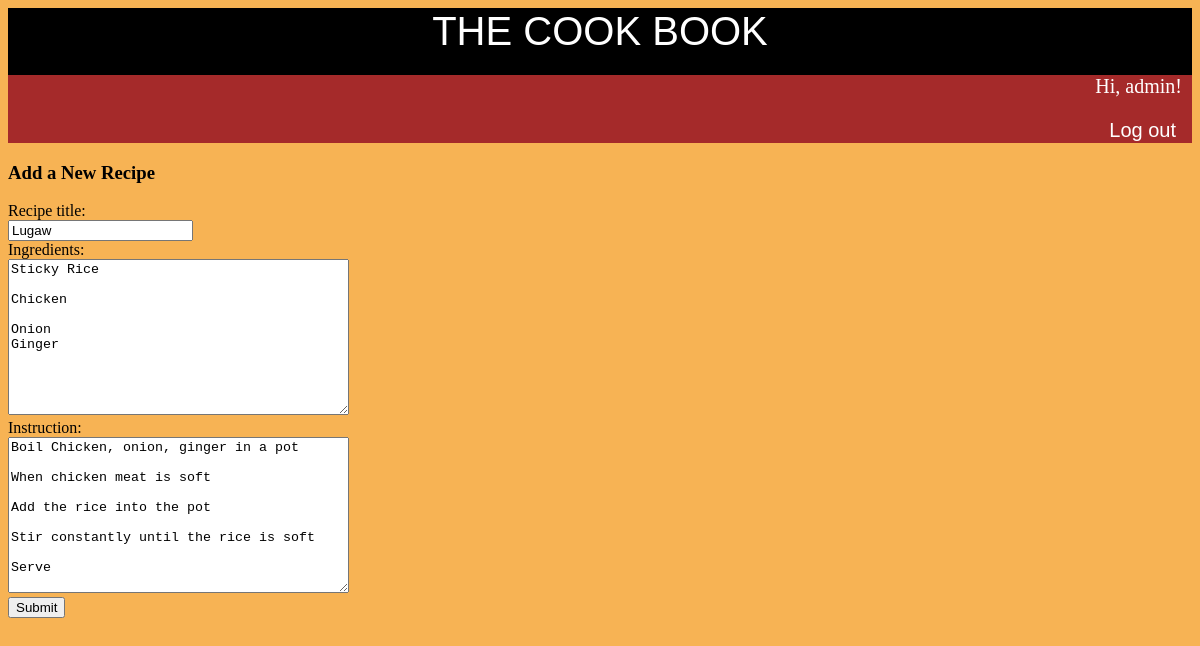
Screenshot of /2/update/ (signed in) with the database file from the repository.
### cookbook/models.py (models this page shows, shortened)
class Recipe(models.Model):
    recipe_title = models.CharField(max_length = 250)
    ingredients = models.TextField()
    instruction = models.TextField()

### cookbook/views.py (the view)
# urls.py: path('<pk>/update/', views.RecipeUpdate.as_view(), name = 'recipe-update'),
class RecipeUpdate(UpdateView):
    model = Recipe
    fields = ['recipe_title', 'ingredients', 'instruction']

### cookbook/templates/cookbook/recipe_form.html (shortened to what this page needs)
{% extends 'cookbook/base.html' %}
{% block body %}
<div>
    <h3>Add a New Recipe</h3>
    <form action = "" method = "post" enctype="multipart/form-data">
        {% include 'cookbook/form-template.html' %}
        <div>
            <div>
                <button type = "submit">Submit</button>
            </div>
        </div>
    </form>
</div>
{% endblock %}

### cookbook/templates/cookbook/base.html (shortened to what this page needs)
<!DOCTYPE html>
<html lang="en">
<head>
    {% load static %}
    <link rel = stylesheet type = "text/css" href="{% static 'nav.css' %}">
</head>
<body>
    <nav>
        <ul class = "nav">
            <li>
                <center>
                    <a href = "{% url 'cookbook:index' %}">
                        <button class = "navhead">
                                THE COOK BOOK
                        </button>
                    </a>
                </center>
            </li>
            <li class = "navtab">
                {% if request.user.is_authenticated %}
                <p class = "textTab">
                    Hi, {{ request.user.username }}!
                </p>
                <a href = "{% url 'cookbook:logout' %}">
                    <button class = "textTab">
                        Log out
                    </button>
                </a>
                {% endif %}
            </li>
        </ul>
    </nav>
{% block body %}
{% endblock %}
</body>
</html>

### cookbook/templates/cookbook/form-template.html (shortened to what this page needs)
{% for field in form %}
    <div>
        <label>
            {{ field.label_tag }}
        </label>
        <div>
            {{ field }}
        </div>
    </div>
{% endfor %}

### website/static/nav.css (style rules this page uses)
.navhead { font-size: 40px; color: white; border: 0; background: none; box-shadow: none; border-radius: 0px; cursor: pointer; }
.navtab { background-color: brown; }
.textTab { font-size: 20px; color:white; margin-right: 10px; border: 0; background: none; box-shadow: none; border-radius: 0px; cursor: pointer; }
.nav { list-style-type: none; margin: 0; padding: 0; text-align: right; background-color: black; }
body { background-color: #f7b354; }

### rows the page displays
Recipe: form "Lugaw" "Sticky Rice Chicken Onion Ginger" "Boil Chicken, onion, ginger in a pot When chicken meat is soft Add the rice into the pot Stir constantly until the rice is soft Serve"

### other values shown
{{ request.user.username }} "admin"
{{ field.label_tag }} "Recipe title:" "Ingredients:" "Instruction:"
